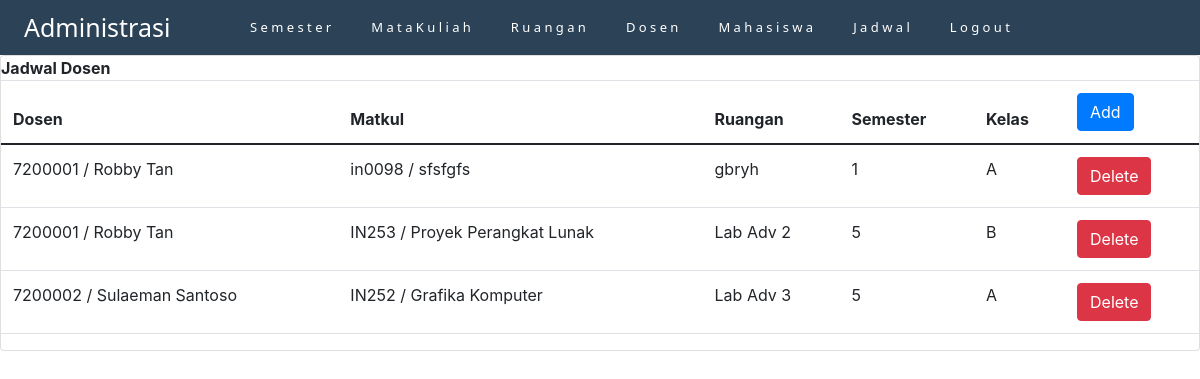
The app's page /tubes/view/admin-view-jadwal.php (signed in) with its own data.
### tables this page shows
CREATE TABLE `jadwal` (
  `dosen_nrp_dosen` int(11) NOT NULL,
  `matkul_kode_matkul` varchar(10) NOT NULL,
  `ruangan_nama_ruangan` varchar(50) NOT NULL,
  `semester_semester_ke` int(11) NOT NULL,
  `kelas` varchar(45) NOT NULL
);

CREATE TABLE `dosen` (
  `nrp_dosen` int(11) NOT NULL,
  `nama_dosen` varchar(100) DEFAULT NULL
);

CREATE TABLE `matkul` (
  `kode_matkul` varchar(10) NOT NULL,
  `nama_matkul` varchar(100) DEFAULT NULL
);

### tubes/view/admin-view-jadwal.php (the view, shortened to what this page needs)
<?php
include_once "../connection.php";
?>
<!doctype html>
<html lang="en">
  <head>
    <link href="https://cdn.jsdelivr.net/npm/bootstrap@5.0.2/dist/css/bootstrap.min.css" rel="stylesheet">
    <link rel="stylesheet" href="https://cdn.jsdelivr.net/npm/bootstrap@4.0.0/dist/css/bootstrap.min.css">
  </head>
  <body>
  <nav class="navbar navbar-custom">
        <a class="navbar-brand" href="#">Administrasi</a>
        <button class="navbar-toggler" type="button" data-toggle="collapse" data-target="#navbarNavAltMarkup" aria-controls="navbarNavAltMarkup" aria-expanded="false" aria-label="Toggle navigation">
          <span class="navbar-toggler-icon"></span>
        </button>
        <ul class="nav">
        <li class="nav-item">
    <a class="nav-link active" href="../view/admin-view.php">S e m e s t e r</a>
  </li>
  <li class="nav-item">
    <a class="nav-link " href=""></a>
  </li>
  <li class="nav-item">
    <a class="nav-link active" href="../view/admin-view-matkul.php">M a t a K u l i a h</a>
  </li>
  <li class="nav-item">
    <a class="nav-link " href=""></a>
  </li>
    <li class="nav-item">
    <a class="nav-link active" href="../view/admin-view-ruangan.php">R u a n g a n</a>
  </li>
  <li class="nav-item">
    <a class="nav-link " href=""></a>
  </li>
    <li class="nav-item">
    <a class="nav-link active" href="../view/admin-view-dosen.php">D o s e n</a>
  </li>
  <li class="nav-item">
    <a class="nav-link " href=""></a>
  </li>
    <li class="nav-item">
    <a class="nav-link active" href="../view/admin-view-mahasiswa.php">M a h a s i s w a</a>
  </li>
  <li class="nav-item">
    <a class="nav-link " href=""></a>
  </li>
  <li class="nav-item">
    <a class="nav-link" href="../view/admin-view-jadwal.php">J a d w a l</a>
  </li>
  <li class="nav-item">
    <a class="nav-link " href=""></a>
  </li>
  <li class="nav-item">
    <a class="nav-link" href="../user/logout.php">L o g  o u t</a>
  </li>
</ul>
      </nav>
      <div class="card">
  <table class="table">
    <thead><b>Jadwal Dosen</b></thead>
    <thead>
      <tr>
        <th>Dosen</th>
        <th>Matkul</th>
        <th>Ruangan</th>
        <th>Semester</th>
        <th>Kelas</th>
        <th><a class='btn btn-primary' href='../admin_function/admin-add-jadwal.php'>Add</a></th>
      </tr>
    </thead>
    <tbody>
      <?php
        $sql = "select * from jadwal INNER JOIN matkul ON jadwal.matkul_kode_matkul = matkul.kode_matkul INNER JOIN dosen ON jadwal.dosen_nrp_dosen = dosen.nrp_dosen";
        $result = $con->query($sql);
        while($row=$result->fetch_assoc()){
          echo "
      <tr>
        <td>$row[dosen_nrp_dosen] / $row[nama_dosen]</td>
        <td>$row[matkul_kode_matkul] / $row[nama_matkul]</td>
        <td>$row[ruangan_nama_ruangan]</td>
        <td>$row[semester_semester_ke]</td>
        <td>$row[kelas]</td>
        <td>
                  <a class='btn btn-danger' href='../admin_function/admin-delete-jadwal.php?dosen_nrp_dosen=$row[dosen_nrp_dosen]'onClick=\"return confirm('Do you want to Delete this data ?');\"'>Delete</a>
                </td>
      </tr>
      ";
        }
      ?>
    </tbody>
  </table>
      </div>
  </body>
</html>

### tubes/view/admin-view-jadwal.php (style rules this page uses)
.navbar-custom { background-color: #2B4257 ; height: 55px; }
.navbar-brand { color:white; position: absolute; left: 2%; font-family: system-ui; font-size: 25px; }
.nav { position: absolute; left: 20%; }
.nav-link { color: white; font-size: small; font-family: system-ui; padding: 10px; }
body { background-color: white; }

### records on screen
jadwal: dosen_nrp_dosen "7200001", dosen_nrp_dosen.nama_dosen "Robby Tan", matkul_kode_matkul "in0098", matkul_kode_matkul.nama_matkul "sfsfgfs", ruangan_nama_ruangan "gbryh", semester_semester_ke "1", kelas "A"
jadwal: dosen_nrp_dosen "7200001", dosen_nrp_dosen.nama_dosen "Robby Tan", matkul_kode_matkul "IN253", matkul_kode_matkul.nama_matkul "Proyek Perangkat Lunak", ruangan_nama_ruangan "Lab Adv 2", semester_semester_ke "5", kelas "B"
jadwal: dosen_nrp_dosen "7200002", dosen_nrp_dosen.nama_dosen "Sulaeman Santoso", matkul_kode_matkul "IN252", matkul_kode_matkul.nama_matkul "Grafika Komputer", ruangan_nama_ruangan "Lab Adv 3", semester_semester_ke "5", kelas "A"
